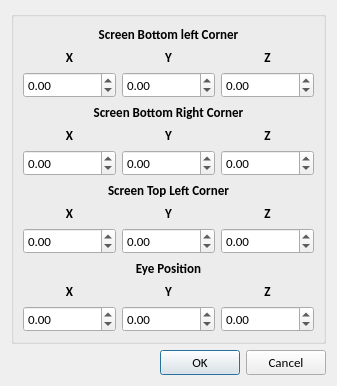
<?xml version="1.0" encoding="UTF-8"?>
<ui version="4.0">
 <class>CaveViewSettingsDialogAdvanced</class>
 <widget class="QDialog" name="CaveViewSettingsDialogAdvanced">
  <property name="geometry">
   <rect>
    <x>0</x>
    <y>0</y>
    <width>337</width>
    <height>344</height>
   </rect>
  </property>
  <property name="font">
   <font>
    <family>Calibri</family>
    <pointsize>10</pointsize>
   </font>
  </property>
  <property name="windowTitle">
   <string>Projection Settings</string>
  </property>
  <layout class="QVBoxLayout" name="verticalLayout">
   <item>
    <widget class="QGroupBox" name="projSettingsGroup">
     <property name="title">
      <string/>
     </property>
     <layout class="QVBoxLayout" name="verticalLayout_2">
      <item>
       <widget class="QLabel" name="bot_left_label">
        <property name="font">
         <font>
          <weight>75</weight>
          <bold>true</bold>
         </font>
        </property>
        <property name="frameShape">
         <enum>QFrame::NoFrame</enum>
        </property>
        <property name="text">
         <string>Screen Bottom left Corner</string>
        </property>
        <property name="alignment">
         <set>Qt::AlignCenter</set>
        </property>
       </widget>
      </item>
      <item>
       <layout class="QGridLayout" name="gridLayout">
        <item row="0" column="0">
         <widget class="QLabel" name="blx">
          <property name="font">
           <font>
            <weight>75</weight>
            <bold>true</bold>
           </font>
          </property>
          <property name="text">
           <string>X</string>
          </property>
          <property name="alignment">
           <set>Qt::AlignCenter</set>
          </property>
         </widget>
        </item>
        <item row="0" column="2">
         <widget class="QLabel" name="blz">
          <property name="font">
           <font>
            <weight>75</weight>
            <bold>true</bold>
           </font>
          </property>
          <property name="text">
           <string>Z</string>
          </property>
          <property name="alignment">
           <set>Qt::AlignCenter</set>
          </property>
         </widget>
        </item>
        <item row="0" column="1">
         <widget class="QLabel" name="bly">
          <property name="font">
           <font>
            <weight>75</weight>
            <bold>true</bold>
           </font>
          </property>
          <property name="text">
           <string>Y</string>
          </property>
          <property name="alignment">
           <set>Qt::AlignCenter</set>
          </property>
         </widget>
        </item>
        <item row="1" column="0">
         <widget class="QDoubleSpinBox" name="blxv">
          <property name="minimum">
           <double>-999999999.000000000000000</double>
          </property>
          <property name="maximum">
           <double>999999999.000000000000000</double>
          </property>
          <property name="value">
           <double>0.000000000000000</double>
          </property>
         </widget>
        </item>
        <item row="1" column="1">
         <widget class="QDoubleSpinBox" name="blyv">
          <property name="minimum">
           <double>-999999999.000000000000000</double>
          </property>
          <property name="maximum">
           <double>999999999.000000000000000</double>
          </property>
         </widget>
        </item>
        <item row="1" column="2">
         <widget class="QDoubleSpinBox" name="blzv">
          <property name="minimum">
           <double>-999999999.000000000000000</double>
          </property>
          <property name="maximum">
           <double>999999999.000000000000000</double>
          </property>
         </widget>
        </item>
       </layout>
      </item>
      <item>
       <widget class="QLabel" name="bot_right_label">
        <property name="font">
         <font>
          <weight>75</weight>
          <bold>true</bold>
         </font>
        </property>
        <property name="text">
         <string>Screen Bottom Right Corner</string>
        </property>
        <property name="textFormat">
         <enum>Qt::PlainText</enum>
        </property>
        <property name="alignment">
         <set>Qt::AlignCenter</set>
        </property>
       </widget>
      </item>
      <item>
       <layout class="QGridLayout" name="gridLayout_3">
        <item row="0" column="0">
         <widget class="QLabel" name="brx">
          <property name="font">
           <font>
            <weight>75</weight>
            <bold>true</bold>
           </font>
          </property>
          <property name="text">
           <string>X</string>
          </property>
          <property name="alignment">
           <set>Qt::AlignCenter</set>
          </property>
         </widget>
        </item>
        <item row="0" column="2">
         <widget class="QLabel" name="brz">
          <property name="font">
           <font>
            <weight>75</weight>
            <bold>true</bold>
           </font>
          </property>
          <property name="text">
           <string>Z</string>
          </property>
          <property name="alignment">
           <set>Qt::AlignCenter</set>
          </property>
         </widget>
        </item>
        <item row="0" column="1">
         <widget class="QLabel" name="bry">
          <property name="font">
           <font>
            <weight>75</weight>
            <bold>true</bold>
           </font>
          </property>
          <property name="text">
           <string>Y</string>
          </property>
          <property name="alignment">
           <set>Qt::AlignCenter</set>
          </property>
         </widget>
        </item>
        <item row="1" column="0">
         <widget class="QDoubleSpinBox" name="brxv">
          <property name="minimum">
           <double>-999999999.000000000000000</double>
          </property>
          <property name="maximum">
           <double>999999999.000000000000000</double>
          </property>
         </widget>
        </item>
        <item row="1" column="1">
         <widget class="QDoubleSpinBox" name="bryv">
          <property name="minimum">
           <double>-999999999.000000000000000</double>
          </property>
          <property name="maximum">
           <double>999999999.000000000000000</double>
          </property>
         </widget>
        </item>
        <item row="1" column="2">
         <widget class="QDoubleSpinBox" name="brzv">
          <property name="minimum">
           <double>-999999999.000000000000000</double>
          </property>
          <property name="maximum">
           <double>999999999.000000000000000</double>
          </property>
         </widget>
        </item>
       </layout>
      </item>
      <item>
       <widget class="QLabel" name="top_left_label">
        <property name="font">
         <font>
          <weight>75</weight>
          <bold>true</bold>
         </font>
        </property>
        <property name="text">
         <string>Screen Top Left Corner</string>
        </property>
        <property name="alignment">
         <set>Qt::AlignCenter</set>
        </property>
       </widget>
      </item>
      <item>
       <layout class="QGridLayout" name="gridLayout_2">
        <item row="0" column="0">
         <widget class="QLabel" name="tlx">
          <property name="font">
           <font>
            <weight>75</weight>
            <bold>true</bold>
           </font>
          </property>
          <property name="text">
           <string>X</string>
          </property>
          <property name="alignment">
           <set>Qt::AlignCenter</set>
          </property>
         </widget>
        </item>
        <item row="0" column="2">
         <widget class="QLabel" name="tlz">
          <property name="font">
           <font>
            <weight>75</weight>
            <bold>true</bold>
           </font>
          </property>
          <property name="text">
           <string>Z</string>
          </property>
          <property name="alignment">
           <set>Qt::AlignCenter</set>
          </property>
         </widget>
        </item>
        <item row="0" column="1">
         <widget class="QLabel" name="tly">
          <property name="font">
           <font>
            <weight>75</weight>
            <bold>true</bold>
           </font>
          </property>
          <property name="text">
           <string>Y</string>
          </property>
          <property name="alignment">
           <set>Qt::AlignCenter</set>
          </property>
         </widget>
        </item>
        <item row="1" column="0">
         <widget class="QDoubleSpinBox" name="tlxv">
          <property name="minimum">
           <double>-999999999.000000000000000</double>
          </property>
          <property name="maximum">
           <double>999999999.000000000000000</double>
          </property>
         </widget>
        </item>
        <item row="1" column="1">
         <widget class="QDoubleSpinBox" name="tlyv">
          <property name="minimum">
           <double>-999999999.000000000000000</double>
          </property>
          <property name="maximum">
           <double>999999999.000000000000000</double>
          </property>
         </widget>
        </item>
        <item row="1" column="2">
         <widget class="QDoubleSpinBox" name="tlzv">
          <property name="minimum">
           <double>-999999999.000000000000000</double>
          </property>
          <property name="maximum">
           <double>999999999.000000000000000</double>
          </property>
         </widget>
        </item>
       </layout>
      </item>
      <item>
       <widget class="QLabel" name="eye_pos_label">
        <property name="font">
         <font>
          <weight>75</weight>
          <bold>true</bold>
         </font>
        </property>
        <property name="text">
         <string>Eye Position</string>
        </property>
        <property name="alignment">
         <set>Qt::AlignCenter</set>
        </property>
       </widget>
      </item>
      <item>
       <layout class="QGridLayout" name="gridLayout_4">
        <item row="0" column="0">
         <widget class="QLabel" name="blx_3">
          <property name="font">
           <font>
            <weight>75</weight>
            <bold>true</bold>
           </font>
          </property>
          <property name="text">
           <string>X</string>
          </property>
          <property name="alignment">
           <set>Qt::AlignCenter</set>
          </property>
         </widget>
        </item>
        <item row="0" column="2">
         <widget class="QLabel" name="blz_3">
          <property name="font">
           <font>
            <weight>75</weight>
            <bold>true</bold>
           </font>
          </property>
          <property name="text">
           <string>Z</string>
          </property>
          <property name="alignment">
           <set>Qt::AlignCenter</set>
          </property>
         </widget>
        </item>
        <item row="0" column="1">
         <widget class="QLabel" name="bly_3">
          <property name="font">
           <font>
            <weight>75</weight>
            <bold>true</bold>
           </font>
          </property>
          <property name="text">
           <string>Y</string>
          </property>
          <property name="alignment">
           <set>Qt::AlignCenter</set>
          </property>
         </widget>
        </item>
        <item row="1" column="0">
         <widget class="QDoubleSpinBox" name="epxv">
          <property name="minimum">
           <double>-999999999.000000000000000</double>
          </property>
          <property name="maximum">
           <double>999999999.000000000000000</double>
          </property>
         </widget>
        </item>
        <item row="1" column="1">
         <widget class="QDoubleSpinBox" name="epyv">
          <property name="minimum">
           <double>-999999999.000000000000000</double>
          </property>
          <property name="maximum">
           <double>999999999.000000000000000</double>
          </property>
         </widget>
        </item>
        <item row="1" column="2">
         <widget class="QDoubleSpinBox" name="epzv">
          <property name="minimum">
           <double>-999999999.000000000000000</double>
          </property>
          <property name="maximum">
           <double>999999999.000000000000000</double>
          </property>
         </widget>
        </item>
       </layout>
      </item>
      <item>
       <spacer name="verticalSpacer">
        <property name="orientation">
         <enum>Qt::Vertical</enum>
        </property>
        <property name="sizeHint" stdset="0">
         <size>
          <width>20</width>
          <height>40</height>
         </size>
        </property>
       </spacer>
      </item>
     </layout>
    </widget>
   </item>
   <item>
    <widget class="QDialogButtonBox" name="buttonBox">
     <property name="orientation">
      <enum>Qt::Horizontal</enum>
     </property>
     <property name="standardButtons">
      <set>QDialogButtonBox::Cancel|QDialogButtonBox::Ok</set>
     </property>
    </widget>
   </item>
  </layout>
 </widget>
 <resources/>
 <connections>
  <connection>
   <sender>buttonBox</sender>
   <signal>accepted()</signal>
   <receiver>CaveViewSettingsDialogAdvanced</receiver>
   <slot>accept()</slot>
   <hints>
    <hint type="sourcelabel">
     <x>248</x>
     <y>254</y>
    </hint>
    <hint type="destinationlabel">
     <x>157</x>
     <y>274</y>
    </hint>
   </hints>
  </connection>
  <connection>
   <sender>buttonBox</sender>
   <signal>rejected()</signal>
   <receiver>CaveViewSettingsDialogAdvanced</receiver>
   <slot>reject()</slot>
   <hints>
    <hint type="sourcelabel">
     <x>316</x>
     <y>260</y>
    </hint>
    <hint type="destinationlabel">
     <x>286</x>
     <y>274</y>
    </hint>
   </hints>
  </connection>
 </connections>
</ui>
